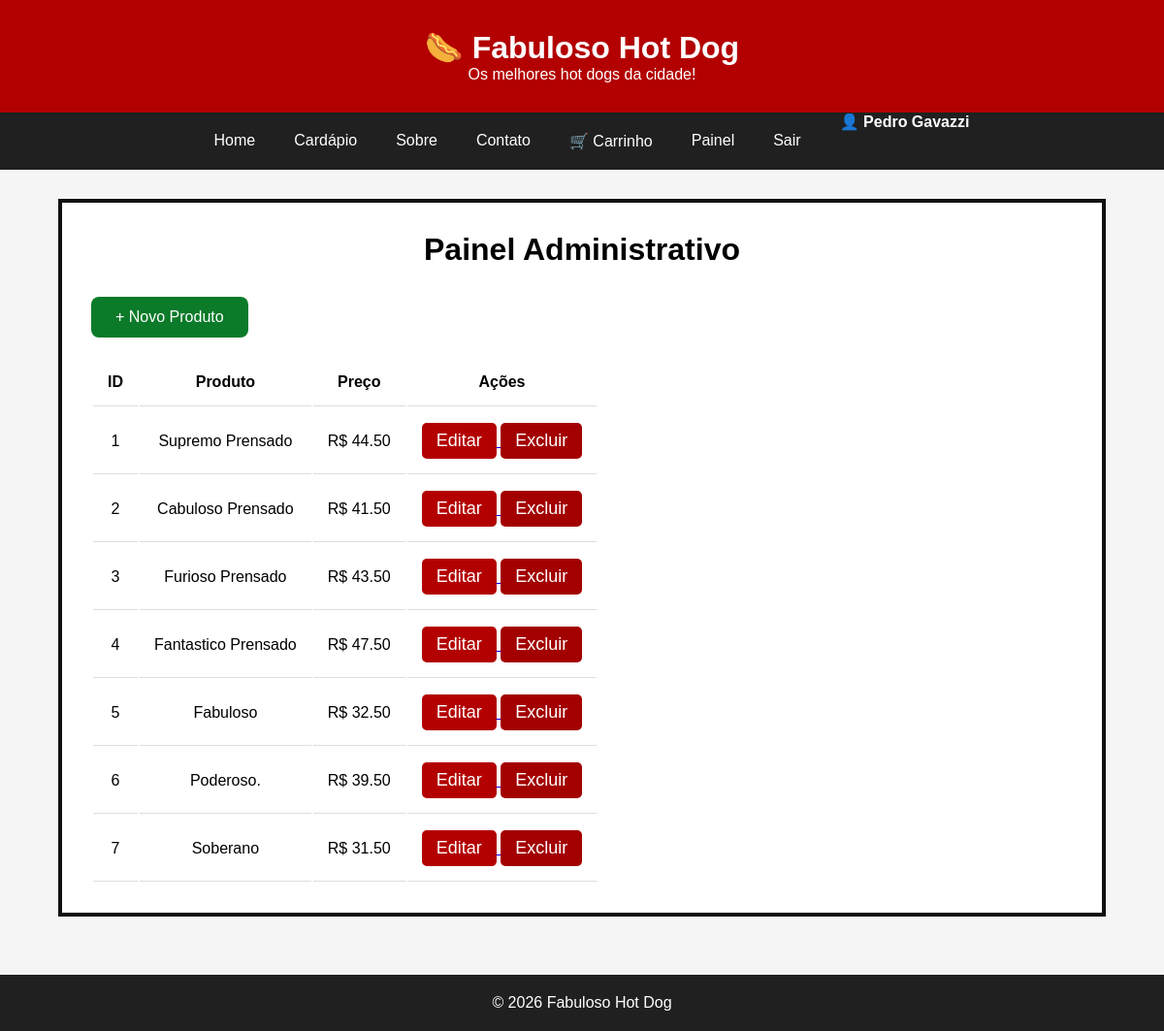
/admin (signed in), run on the app's committed database.
### tables this page shows
CREATE TABLE produtos(

    id INTEGER PRIMARY KEY AUTOINCREMENT,

    nome TEXT NOT NULL,

    descricao TEXT NOT NULL,

    preco REAL NOT NULL,

    imagem TEXT

);

### routes/admin.py (the view)
@admin.route("/admin")
def painel():
    if "admin" not in session:
        return redirect(url_for("auth.login"))
    produtos = listar_produtos()
    return render_template(
        "admin.html",
        produtos=produtos
    )

### database/database.py (called while the page is built)
def conectar():
    conexao = sqlite3.connect("database.db")
    conexao.row_factory = sqlite3.Row
    return conexao

def listar_produtos():
    conexao = conectar()
    cursor = conexao.cursor()
    cursor.execute("""
        SELECT
            id,
            nome,
            descricao,
            preco,
            imagem
        FROM produtos
    """)
    produtos = cursor.fetchall()
    conexao.close()
    return produtos

### templates/admin.html
    {% extends "base.html" %}
{% block conteudo %}
<div class="container-admin">
    <h1>Painel Administrativo</h1>
    <a class="btn-novo" href="{{ url_for('admin.novo_produto') }}">
       + Novo Produto
    </a>
    <table class="tabela-admin">
        <thead>
            <tr>
                <th>ID</th>
                <th>Produto</th>
                <th>Preço</th>
                <th>Ações</th>
            </tr>
        </thead>
        <tbody>
        {% for produto in produtos %}
            <tr>
                <td>{{ produto.id }}</td>
                <td>{{ produto.nome }}</td>
                <td>R$ {{ "%.2f"|format(produto.preco) }}</td>
                <td>
                    <a href="{{ url_for('admin.editar_produto', id_produto=produto.id) }}">
                        <button>Editar</button>
                    </a>
                    <a href="{{ url_for('admin.excluir', id_produto=produto.id) }}"
                       onclick="return confirm('Deseja realmente excluir este produto?')">
                         <button class="btn-excluir">
                             Excluir
                         </button>
                    </a>
                </td>
            </tr>
        {% endfor %}
        </tbody>
    </table>
</div>
{% endblock %}

### static/css/style.css (style rules this page uses)
* { margin:0; padding:0; box-sizing:border-box; }
body { font-family:Arial, Helvetica, sans-serif; background:#f5f5f5; }
button { background:#b30000; color:white; border:none; padding:15px 30px; border-radius:8px; cursor:pointer; font-size:18px; }
.container-admin { width:90%; max-width:1100x; margin:30px auto; border:4px solid #111; padding:30px; background:white; }
.container-admin h1 { text-align:center; margin-bottom:30px; }
.btn-novo { display:inline-block; margin-bottom:20px; text-decoration:none; color:white; background:#0b7a29; padding:12px 25px; border-radius:8px; text-align:right; }
.tabela-admin th, .tabela-admin td { padding:15px; border-bottom:1px solid #ddd; text-align:center; }
.tabela-admin button { padding:8px 15px; border:none; border-radius:5px; cursor:pointer; }
.btn-excluir { background:#a30000; color:white; border:none; padding:8px 15px; border-radius:5px; cursor:pointer; }

### data on the page
produtos: id "1", nome "Supremo Prensado", preco "44.50"
produtos: id "2", nome "Cabuloso Prensado", preco "41.50"
produtos: id "3", nome "Furioso Prensado", preco "43.50"
produtos: id "4", nome "Fantastico Prensado", preco "47.50"
produtos: id "5", nome "Fabuloso", preco "32.50"
produtos: id "6", nome "Poderoso.", preco "39.50"
produtos: id "7", nome "Soberano", preco "31.50"

### other printed values
{{ session["admin"] }} "Pedro Gavazzi"
